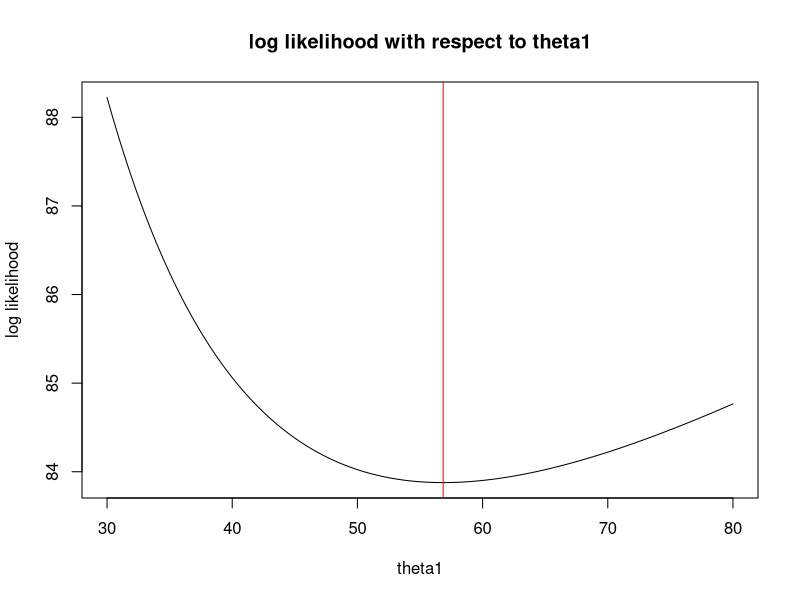
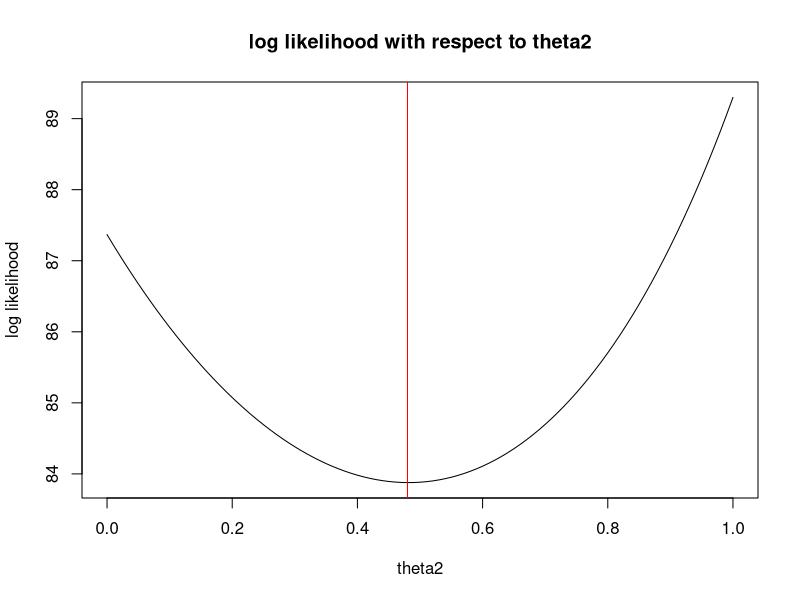
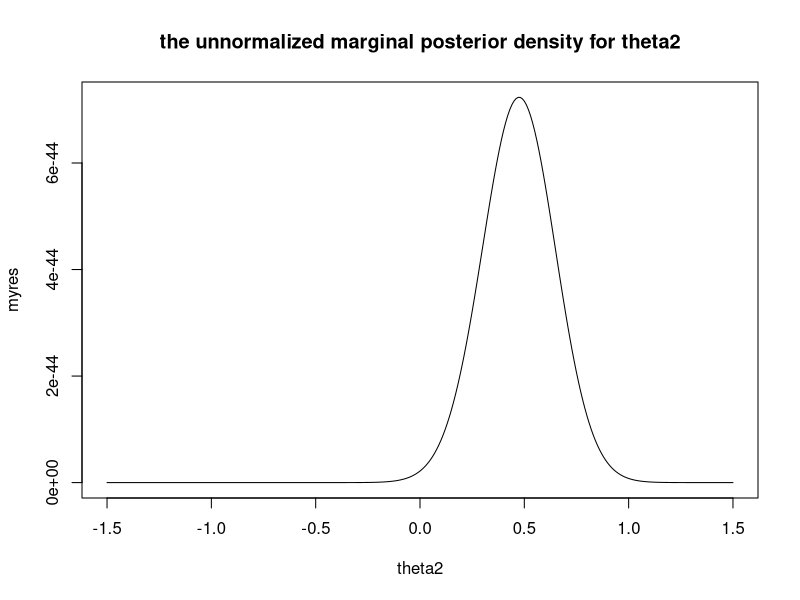
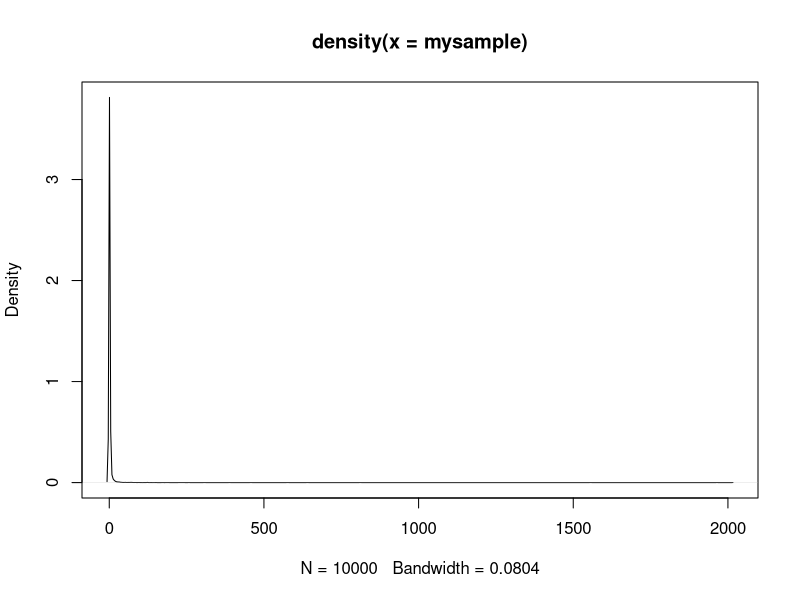
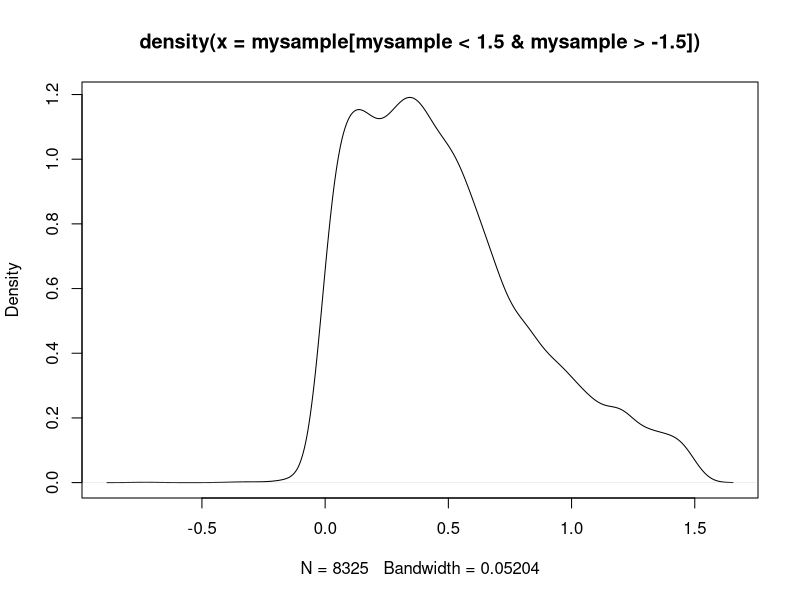

Write R code to recreate these figures, in order.
fr <- function(x) {   ## Rosenbrock Banana function
  x1 <- x[1]
  x2 <- x[2]
  100 * (x2 - x1 * x1)^2 + (1 - x1)^2
}
grr <- function(x) { ## Gradient of 'fr'
  x1 <- x[1]
  x2 <- x[2]
  c(-400 * x1 * (x2 - x1 * x1) - 2 * (1 - x1),
    200 *      (x2 - x1 * x1))
}
optim(c(-1.2,1), fr)
(res <- optim(c(-1.2,1), fr, grr, method = "BFGS"))
optimHess(res$par, fr, grr)
optim(c(-1.2,1), fr, NULL, method = "BFGS", hessian = TRUE)

#1 a)
#############
library(MASS)
data(leuk)
leuk.pos <- leuk[leuk$ag == "present", ]

# Log-likelihood
loglik <- function(theta, y) {
  n <- nrow(y)
  t <- y[ , 3]
  x <- log(y[ , 1] / 10000)
  - (- n * log(theta[1]) + theta[2] * sum(x) - sum(t * exp( theta[2] * x)) / theta[1])
}

# OLS and Initial values ?????
theta0 <- c(50, .5)
loglik(theta0, leuk.pos)
loglik(c(56.85, 0.482), leuk.pos)

# MLE
myMLE <- optim(theta0, loglik, y = leuk.pos)
MLE.e <- myMLE$par
MLE.e

# Plot loglik function
theta1 <- seq(30, 80, by = 0.01)
theta2 <- seq(0, 1, by = 0.01)
res1 <- rep(NA, length(theta1))
res2 <- rep(NA, length(theta2))

# minimization w.r.t theta1
for( i in 1 : length(theta1)) {
  res1[i] <- loglik(c(theta1[i], MLE.e[2]), leuk.pos)
}

plot(x = theta1, res1, type = 'l', ylab = "log likelihood", 
     main = "log likelihood with respect to theta1")
abline(v = theta1[which.min(res1)], col = 'red')

# minimization w.r.t. theta2
for( i in 1 : length(theta2)) {
  res2[i] <- loglik(c(MLE.e[1], theta2[i]), leuk.pos)
}

plot(x = theta2, res2, type = 'l', ylab = "log likelihood", 
     main = "log likelihood with respect to theta2")
abline(v = theta2[which.min(res2)], col = 'red')

### Problem 1 b)
post.den <- function(theta2, y) {
  n <- nrow(y)
  t <- y[, 3]
  x <- log(y[, 1] / 10000)
  
  factorial(n + 1) * ((0.1) ^ 6) * exp(theta2 * sum(x)) *
    (0.001 + sum(t * exp(theta2 * x))) ^ (- n - 1) 
}

myres <- c()
theta2 <- seq(- 1.5, 1.5, by = 0.01)
for(i in 1 : length(theta2)){
  myres[i] <- post.den(theta2[i], leuk.pos)
}

plot(theta2, myres, type = 'l', 
     main = "the unnormalized marginal posterior density for theta2")

### Problem 1 c)
myv <- function(theta2, y) {
  myres2 <- c()
  for( i in 1 : length(theta2)) {
    myres2[i] <- sqrt(post.den(theta2[i], y)) * theta2[i]
  }
  v1 <- myres2[which.min(myres2)]
  v2 <- myres2[which.max(myres2)]
  c(v1, v2)
}
theta2 <- seq(-1.5, 1.5, by=0.01)
v <- myv(theta2, leuk.pos)

ustar <- sqrt(myres[which.max(myres)])
vstar1 <- v[1]
vstar2 <- v[2]

myru <- function(n, u, v1, v2) {
  count <- 0
  x <- c()
  
  while(count <= n) {
    n1 <- 1.5 * n
    x0 <- rep(NA, n1)
    u <- runif(n1, 0, u)
    v <- runif(n1, v1, v2)
    x <- v / u
    for(i in 1 : n1) {
      x0[i] <- post.den(x[i], leuk.pos)
    }
    ind <- (u ^ 2 <= x0)
    ind <- ind[- which(is.na(ind))]
    x <- c(x, x[ind])
    count <- count + length(ind)
  }
  
  x[1 : n]
}

mysample <- myru(10000, ustar, vstar1, vstar2)
plot(density(mysample))
mysample[mysample < 1.5 & mysample > -1.5]
plot(density(mysample[mysample < 1.5 & mysample > -1.5]))

